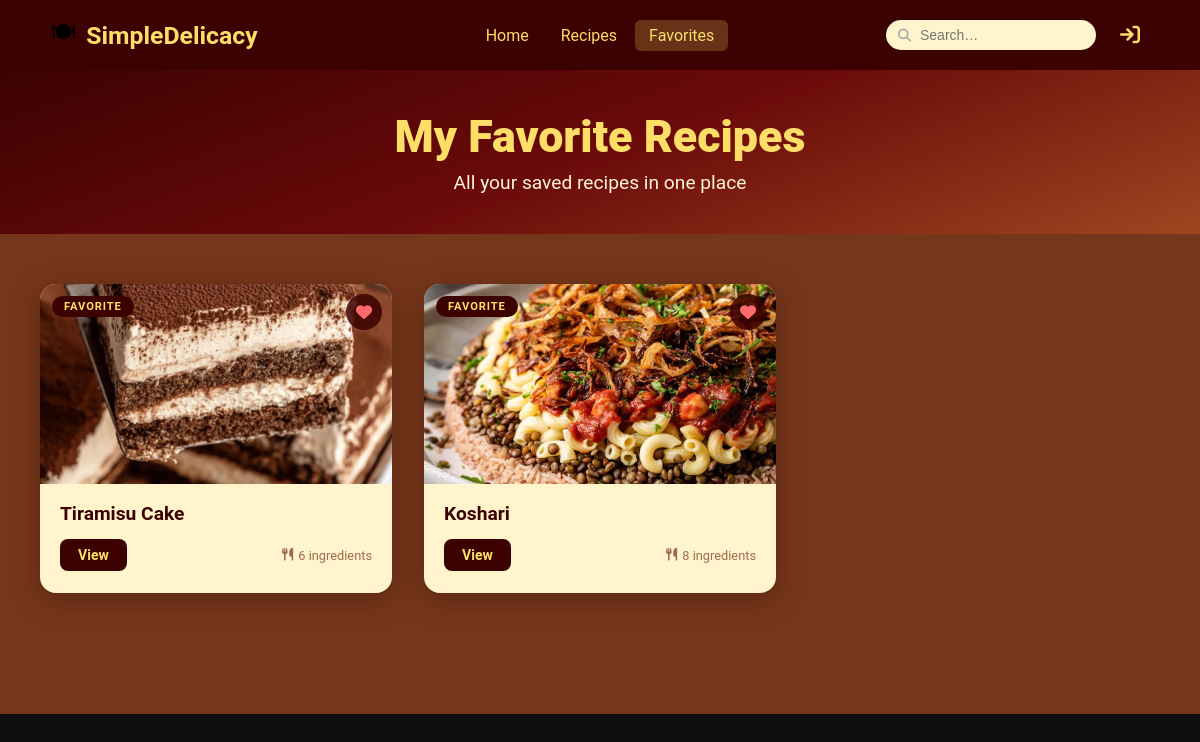
/favorites/ (signed in), run on the app's committed database.
### recipes/models.py (models this page shows, shortened)
class Favorite(models.Model):
    user       = models.ForeignKey(CustomUser, on_delete=models.CASCADE, related_name='favorites')
    recipe     = models.ForeignKey(Recipe, on_delete=models.CASCADE, related_name='favorited_by')
    created_at = models.DateTimeField(auto_now_add=True)
    class Meta:
        unique_together = ('user', 'recipe')

class Recipe(models.Model):
    COURSE_CHOICES = [
        ('appetizers', 'Appetizers'),
        ('main course', 'Main Course'),
        ('dessert', 'Dessert'),
    ]
    name         = models.CharField(max_length=200)
    course       = models.CharField(max_length=20, choices=COURSE_CHOICES)
    description  = models.TextField()
    image        = models.ImageField(upload_to='recipes/')
    instructions = models.TextField(help_text="Enter each step on a new line.")
    created_at   = models.DateTimeField(auto_now_add=True)
    updated_at   = models.DateTimeField(auto_now=True)

### recipes/views.py (the view)
# urls.py: path('favorites/',                 views.favorites_view,       name='favorites'),
@login_required(login_url='signin')
def favorites_view(request):
    favorites = (
        Favorite.objects
        .filter(user=request.user)
        .select_related('recipe')
        .prefetch_related('recipe__ingredients')
        .order_by('-created_at')
    )
    return render(request, 'recipes/favorites.html', {'favorites': favorites})

### templates/recipes/favorites.html (shortened to what this page needs)
{% extends 'base.html' %}
{% load static %}
{% block extra_css %}<link rel="stylesheet" href="{% static 'css/favorites.css' %}">{% endblock %}
{% block nav_search %}
<div class="nav-search-wrap">
    <input type="text" placeholder="Search…" class="nav-search">
</div>
{% endblock %}
{% block content %}
<header class="fav-header">
    <h1>My Favorite Recipes</h1>
    <p>All your saved recipes in one place</p>
</header>
<main class="fav-main">
    {% if favorites %}
    <div class="fav-grid">
        {% for fav in favorites %}
        <div class="fav-card">
            <div class="fav-img-wrap">
                {% if fav.recipe.image %}
                <img src="{{ fav.recipe.image.url }}" alt="{{ fav.recipe.name }}">
                {% else %}
                <div class="img-placeholder"></div>
                {% endif %}
                <form method="post" action="{% url 'toggle_favorite' fav.recipe.pk %}">
                    <button type="submit" class="fav-remove" title="Remove from favorites">
                        <i class="fa-solid fa-heart"></i>
                    </button>
                </form>
                <span class="fav-badge">Favorite</span>
            </div>
            <div class="fav-body">
                <h3>{{ fav.recipe.name }}</h3>
                <div class="fav-footer">
                    <a href="{% url 'recipe_detail' fav.recipe.pk %}" class="fav-view">View</a>
                    <span class="ing-count">
                        <i class="fa-solid fa-utensils"></i>
                        {{ fav.recipe.ingredients.count }} ingredients
                    </span>
                </div>
            </div>
        </div>
        {% endfor %}
    </div>
    {% endif %}
</main>
{% endblock %}

### static/css/base.css (style rules this page uses)
*, *::before, *::after { margin: 0; padding: 0; box-sizing: border-box; }
body { font-family: 'Roboto', sans-serif; background: #0f0f0f; }
.nav-search-wrap { position: relative; display: flex; align-items: center; }
.nav-search { padding: 7px 14px 7px 34px; border-radius: 20px; border: none; outline: none; background: #FFF4CB; color: #3C0202; font-size: 14px; width: 210px; }

### static/css/favorites.css (style rules this page uses)
body { background: #0f0f0f; }
.fav-header { background: linear-gradient(160deg, #3C0202, #6b0a0a, #9f4620); text-align: center; padding: 40px 20px; }
.fav-header h1 { color: #FFDE67; font-size: 2.8rem; font-weight: 800; }
.fav-header p { color: #fff6d4; font-size: 1.2rem; margin-top: 8px; }
.fav-main { background: #9f4620b7; min-height: 60vh; padding: 50px 40px; }
.fav-grid { display: grid; grid-template-columns: repeat(auto-fill, minmax(280px, 1fr)); gap: 32px; }
.fav-card { background: #FFF4CB; border-radius: 16px; box-shadow: 0 6px 28px rgba(0, 0, 0, .25); overflow: hidden; transition: transform .3s, box-shadow .3s; }
.fav-img-wrap { position: relative; height: 200px; overflow: hidden; }
.fav-img-wrap img { width: 100%; height: 100%; object-fit: cover; display: block; transition: transform .4s; }
.fav-remove { position: absolute; top: 10px; right: 10px; width: 36px; height: 36px; border-radius: 50%; background: rgba(60, 2, 2, .85); border: none; color: #ff6b6b; font-size: 1rem; display: flex; align-items: center; justify-content: center; cursor: pointer; z-index: 2; transition: background .25s, transform .2s; }
.fav-badge { position: absolute; top: 12px; left: 12px; background: #3C0202; color: #FFDE67; font-size: .7rem; font-weight: 700; text-transform: uppercase; letter-spacing: .08em; padding: 4px 12px; border-radius: 20px; }
.fav-body { padding: 18px 20px 22px; }
.fav-body h3 { color: #3C0202; font-size: 1.2rem; font-weight: 700; margin-bottom: 14px; }
.fav-footer { display: flex; align-items: center; justify-content: space-between; }
.fav-view { background: #3C0202; color: #FFDE67; padding: 8px 18px; border-radius: 8px; font-size: .88rem; font-weight: 600; text-decoration: none; cursor: pointer; transition: background .25s, transform .2s; display: inline-block; }
.ing-count { font-size: .8rem; color: #9f6b50; display: flex; align-items: center; gap: 5px; }

### data on the page
Favorite: recipe.image (picture), recipe.name "Tiramisu Cake", recipe.ingredients.count "6"
Favorite: recipe.image (picture), recipe.name "Koshari", recipe.ingredients.count "8"
